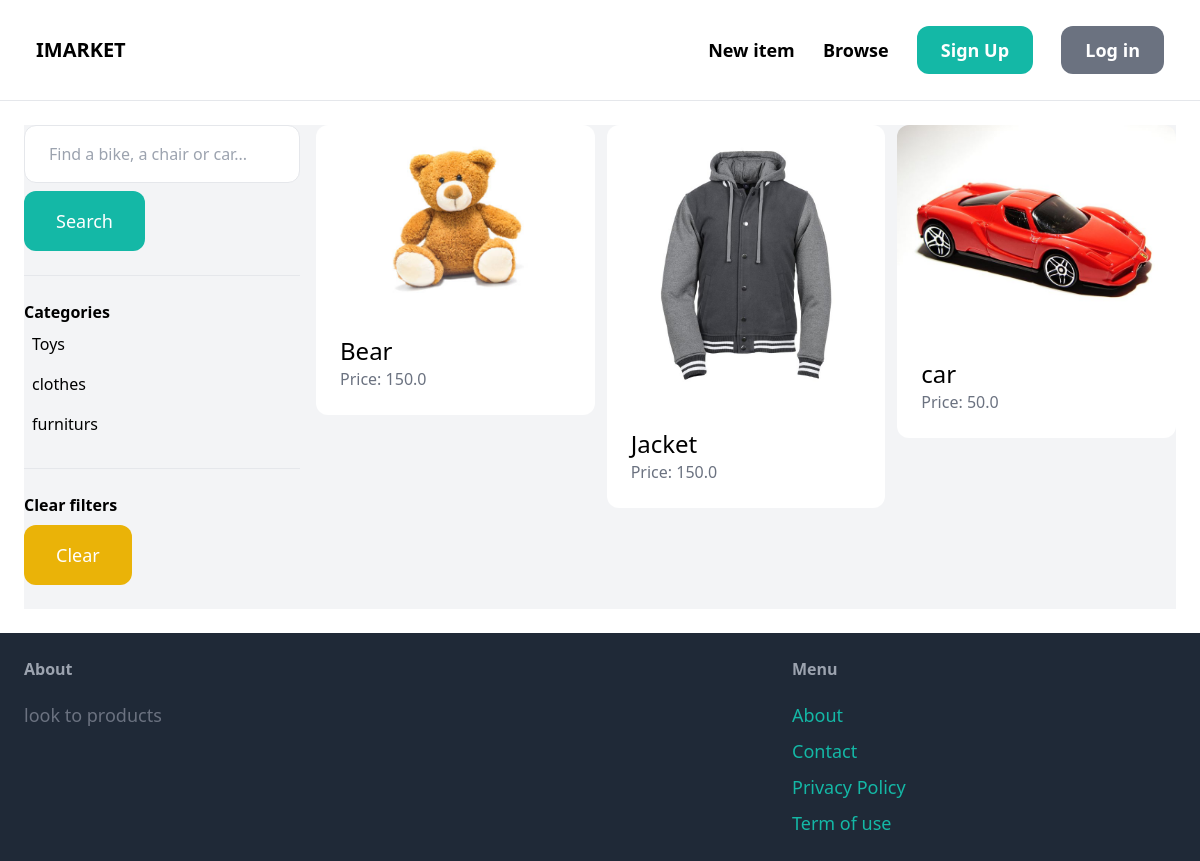
The app's page /items/ with its own data.
### item/models.py (models this page shows, shortened)
class Category(models.Model):
    name = models.CharField(max_length=255)
    class Meta:
        ordering = ('name',)
        verbose_name_plural = 'Categories'

class Item(models.Model):
    category = models.ForeignKey(Category, related_name='items', on_delete=models.CASCADE)
    name = models.CharField(max_length=255)
    description = models.TextField(blank=True, null=True)
    price = models.FloatField()
    image = models.ImageField(upload_to='item_images', blank=True, null=True)
    is_sold = models.BooleanField(default=True)
    created_by = models.ForeignKey(User, related_name='items', on_delete=models.CASCADE)
    created_at = models.DateTimeField(auto_now_add=True)

### item/views.py (the view)
# urls.py: path('items/', include('item.urls')),
def items(request):
    query = request.GET.get('query', '')
    category_id = request.GET.get('category', 0)
    categories = Category.objects.all()
    items = Item.objects.filter(is_sold=False)
    if category_id:
        items = items.filter(category_id=category_id)
    if query:
        items = items.filter(Q(name__icontains=query) | Q(description__icontains=query))
    return render(request, 'item/items.html', {
        'items': items,
        'query': query,
        'categories': categories,
        'category_id': int(category_id)
    })

### item/templates/item/items.html (shortened to what this page needs)
{% extends 'core/base.html' %}
{% block content %}
    <div class="pb-6 grid grid-cols-4 gap-4 bg-gray-100">
        <div class="col-span-1">
            <form method="get" action="{% url 'item:items' %}">
                <input name="query" class="w-full py-4 px-6 border rounded-xl" type="text" value="{{ query }}" placeholder="Find a bike, a chair or car...">
                <button class="mt-2 py-4 px-8 text-lg bg-teal-500 text-white rounded-xl">Search</button>
            </form>
            <hr class="my-6">
            <p class="font-semibold">Categories</p>
            <ul>
                {% for category in categories %}
                    <li class="py-2 px-2 rounded-xl{% if category.id == category_id %} bg-gray-200{% endif %}">
                        <a href="{% url 'item:items' %}?query={{ query }}&category={{ category.id }}">{{ category.name }}</a>
                    </li>
                {% endfor %}
            </ul>
            <hr class="my-6">
            <p class="font-semibold">Clear filters</p>
            <ul>
                <li><a href="{% url 'item:items' %}" class="mt-2 py-4 px-8 inline-block bg-yellow-500 text-lg rounded-xl text-white">Clear</a>
        </div>
        <div class="col-span-3">
            <div class="grid grid-cols-3 gap-3">
                {% for item in items %}
                    <div>
                        <a href="{% url 'item:detail' item.id %}">
                            <div>
                                <img src="{{ item.image.url }}" class="rounded-t-xl">
                            </div>
                            <div class="p-6 bg-white rounded-b-xl">
                                <h2 class="text-2xl">{{ item.name }}</h2>
                                <p class="text-gray-500">Price: {{ item.price }}</p>
                            </div>
                        </a>
                    </div>
                {% endfor %}
            </div>
        </div>
    </div>
{% endblock %}

### records on screen
Category: name "Toys"
Category: name "clothes"
Category: name "furniturs"
Item: image (picture), name "Bear", price "150.0"
Item: image (picture), name "Jacket", price "150.0"
Item: image (picture), name "car", price "50.0"
